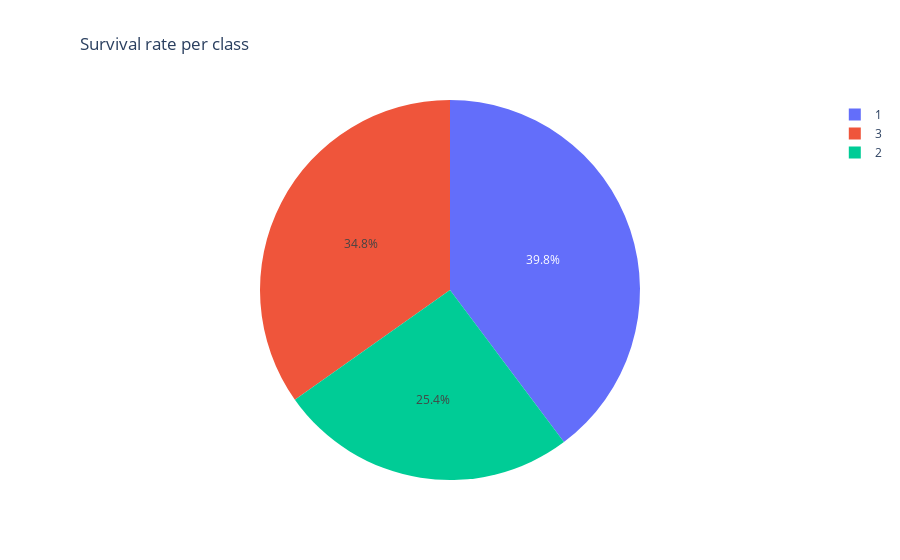

Notebook cell for this chart:
### Code cell
fig = go.Figure(data=[go.Pie(labels=pass_class_group.Pclass, values=pass_class_group.Passenger_count)])
fig.update_layout(
    title=go.layout.Title(
        text="Survival rate per class",
        xref="paper",
        x=0
    ))
fig.show()

### Figure 1 — Plotly figure (JSON) as saved in the notebook; plotly's stock layout.template omitted (floating-point values rounded to 4 significant figures)
{"data": [{"labels": [1, 2, 3], "type": "pie", "values": [136, 87, 119]}], "layout": {"title": {"text": "Survival rate per class", "x": 0, "xref": "paper"}}}
